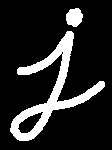
#> input picture imageProcessing/week3-2023/j.png, 112 x 150 px, found by its file name
$ python ex504.py
#> lines starting #> are read from the running program, lines starting #| are printed output that depends on the picture; after the words box and inside, x2 and y2 are one past the last pixel; in counts of white or black regions, pixels touching at a corner belong together
import cv2
import numpy as np
path = r'week3-2023/j.png'

# using imread()
img=cv2.imread(path)
#> img is the input picture: shape (150, 112, 3); 15.3% white; 2 white regions, box (x1, y1, x2, y2) and area: (10, 31, 105, 141) 2331, (66, 8, 83, 27) 245
kernel = np.ones((5,5),np.uint8)
kernel7 = np.ones((7,7),np.uint8)
erosion = cv2.erode(img,kernel,iterations = 1)
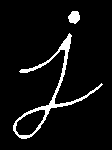
#> erosion: shape (150, 112, 3); 6% white; 2 white regions, box (x1, y1, x2, y2) and area: (13, 33, 103, 139) 898, (68, 11, 80, 24) 117
erosion7 = cv2.erode(img,kernel7,iterations = 3)
#> erosion7: shape (150, 112, 3); every value is 0
cv2.imshow('Laplacian', np.hstack((img, erosion, erosion7)))
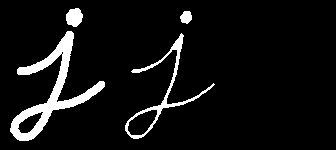
#> window 'Laplacian': shape (150, 336, 3); 7.1% white; 4 white regions, box (x1, y1, x2, y2) and area: (10, 31, 105, 141) 2331, (125, 33, 215, 139) 898, (66, 8, 83, 27) 245, (180, 11, 192, 24) 117
cv2.waitKey(0);
cv2.destroyAllWindows();
